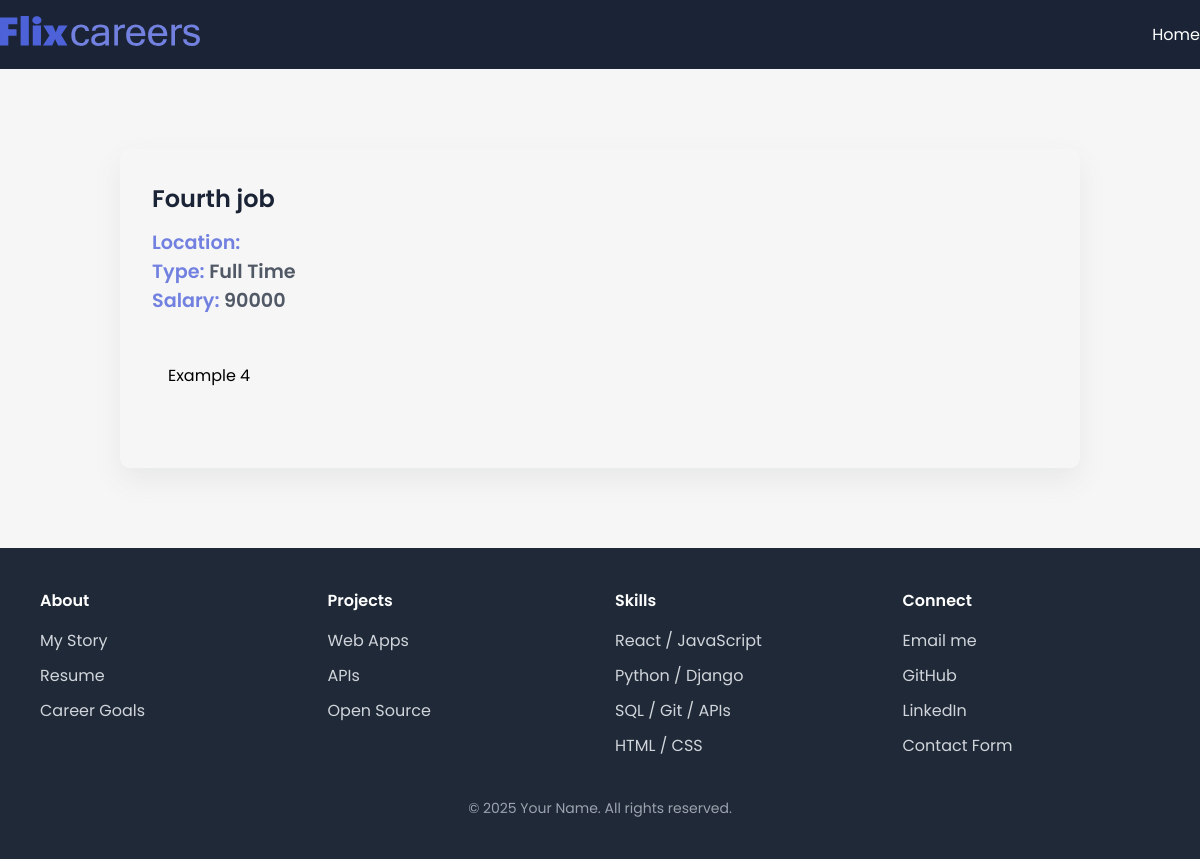
The page /job/4 on the database its author committed.
### Appj/models.py (models this page shows, shortened)
class JobPost(models.Model):
    JOB_TYPE_CHOICES=[
        ('Full Time','Full Time'),
        ('Part Time','Part Time'),
    ]
    title=models.CharField(max_length=200)
    description=models.TextField(max_length=1000)
    date=models.DateTimeField(auto_now_add=True)
    expiry=models.DateField(null=True)
    salary=models.IntegerField()
    slug=models.SlugField(null=True,max_length=40,unique=True)
    location=models.OneToOneField(location,on_delete=models.CASCADE,null=True)
    Author=models.ForeignKey(Author,on_delete=models.CASCADE,null=True)
    skills=models.ManyToManyField(skills)
    type=models.CharField( max_length=200,null=False,choices=JOB_TYPE_CHOICES)

### Appj/views.py (the view)
# urls.py: path('job/<int:id>', views.job_detail,name='jobs_detail'),
def job_detail(request,id):
        try:
            if id==0:
             return redirect(reverse('jobs_home'))
            job=JobPost.objects.get(id=id)
            context={"job": job }
            return render(request,"Appj/job_detail.html",context)
        except:
            return HttpResponseNotFound("NOT FOUND")

### Appj/templates/Appj/job_detail.html (shortened to what this page needs)
{% extends "base.html" %}
    {% block content %}
    <section>
      <div class="container">
        <div class="view-post">
          <h1 class="jobtitle">
            {{job.title}}
          </h1>
          <p class="location it">Location: </p>
          <p class="status it">Type: <span>{{job.type}}</span></p>
          <p class="budget it">Salary: <span>{{job.salary}}</span></p>
          <div class="desc">
            <p class="details">
                {{job.description}}
            </p>
          </div>
        </div>
      </div>
    </section>
    {% endblock content %}

### Appj/static/Appj/style.css (style rules this page uses)
* { margin: 0; padding: 0; box-sizing: border-box; font-family: "Poppins", sans-serif; }
:root { --blue: #4d62d8; --lblue: #7281e0; --card: #fdfdfd; --shadow: #64646f17 0px 12px 29px 0px; --nav: #1b2436; }
body { background: #f5f6f5; }
.container { max-width: 1200px; margin: auto; }
.view-post { width: 80%; border-radius: 10px; box-shadow: var(--shadow); margin: 5em auto; padding: 2em; }
.desc { max-height: 300px; overflow-y: scroll; margin: 2em 0; padding: 1em; }
.jobtitle { font-size: 1.5rem; color: var(--nav); font-weight: 600; margin-bottom: 0.5em; }
.it { font-size: 1.2rem; font-weight: 600; color: var(--lblue); }
.it span { color: #1b2436c0; }

### rows shown on the page
JobPost: title "Fourth job", type "Full Time", salary "90000", description "Example 4"
